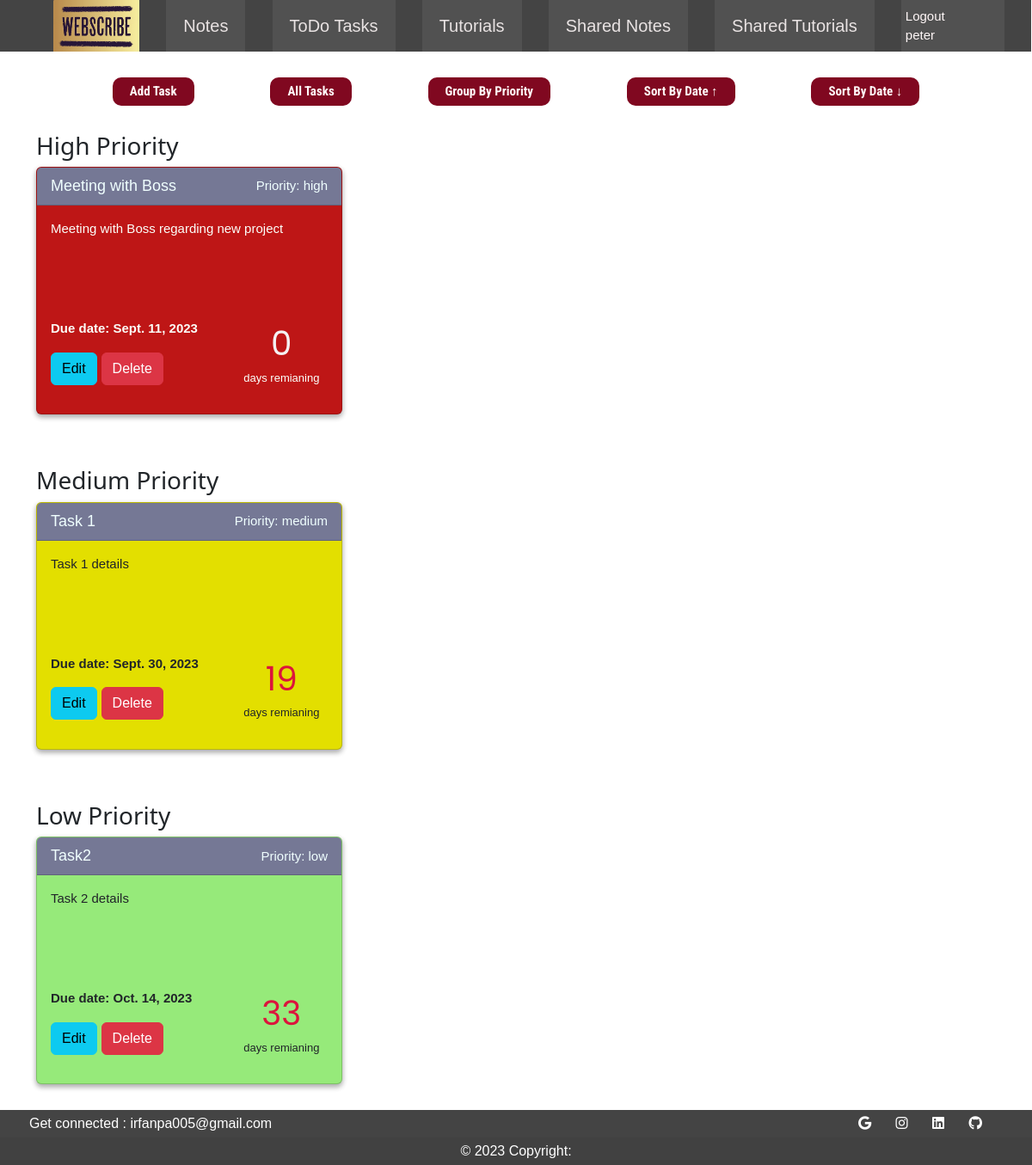
The app's page /todo/prioritized_tasks/peter (signed in) with its own data.
### userApp/models.py (models this page shows)
class User(AbstractUser):
    objects = CustomUserManager()
    def __str__(self):
        return self.username

### toDo/models.py (models this page shows, shortened)
class Task(models.Model):
    title = models.CharField(max_length=200)
    details = models.CharField(max_length=255,null=True)
    owner = models.ForeignKey(User, on_delete=models.CASCADE, related_name='allTasks')
    is_Active = models.BooleanField(default=True)
    created_at = models.DateField(default=timezone.now)
    due_date = models.DateField(null=False, default=None)
    priority = models.CharField(
        max_length=32,
        choices=[
        ('high', 'High'),
        ('medium', 'Medium'),
        ('low', 'Low'),
        ],
    )
    def remaining_days(self):
        if self.due_date:
            today = timezone.now().date()
            remaining_days = (self.due_date - today).days
            if remaining_days < 0:
                return "Overdue"
            else:
                return remaining_days
        else:
            return None

### toDo/views.py (the view)
# urls.py: path('prioritized_tasks/<str:userName>',views.prioritized_tasks,name='groupedTasks'),
def prioritized_tasks(request,userName):
    current_user = request.user
    tasks = Task.objects.filter(owner=current_user).order_by('priority')
    grouped_tasks = {
        'high_priority' : [],
        'medium_priority' :[],
        'low_priority' : []
    }
    for task in tasks:
        if task.priority == 'high':
            grouped_tasks['high_priority'].append(task)
        elif task.priority == 'medium':
            grouped_tasks['medium_priority'].append(task)
        elif task.priority == 'low':
            grouped_tasks['low_priority'].append(task)
        form = TaskForm()
    return render(request, 'todo.html', {'grouped_tasks': grouped_tasks, 'form':form})

### templates/todo.html (shortened to what this page needs)
{% extends 'userbase.html' %}
{% load static %}
{% load crispy_forms_tags %}
{% block extra_styles %}
    <link rel="stylesheet" href="{% static 'css/todo.css' %}">
{% endblock %}
{% block body %}
    <main class="container">
        <div class="pri-Row">
            <ul>
              <li id="li-addtask"><a href="" id="addBtn">Add Task</a></li>
              <li><a href="{% url 'toDo:allTasks' request.user.username %}">All Tasks</a></li>
              <li><a href="{% url 'toDo:groupedTasks' request.user.username %}">Group By Priority</a></li>
              <li><a href="{% url 'toDo:sortTaskAsc' request.user.username %}">Sort By Date ↑</a></li>
              <li><a href="{% url 'toDo:sortTaskDesc' request.user.username %}">Sort By Date ↓</a></li>
            </ul>
        </div>
        {% if grouped_tasks %}
            {%if grouped_tasks.high_priority %}
                <div class="priority-section">
                  <h3>High Priority</h3>
                    <div class=" row td-displEl">
                      {% for task in grouped_tasks.high_priority %}
                        <div class="col-lg-4 col-md-6 col-sm-12 task-card">
                            <div class="card{% include 'card_color.html' %}">
                                <div class="card-header">
                                  <span class="title-txt">{{task.title}}</span>
                                  <span class="priority-txt">Priority: {{task.priority}}</span>
                                </div>
                                <div class="card-body">
                                  <p class="card-text">{{task.details}}</p>
                                  <div class="cb-lower">
                                      <div class="cb-bottom-left">
                                          <div>
                                            <p class="card-text-due">Due date: {{task.due_date}}</p>
                                          </div>
                                          <div>
                                            <a href="" class="btn btn-info editBtn" data-object-id="{{ task.id }}">Edit</a>
                                            <a href="" class="btn btn-danger delBtn" data-object-id="{{ task.id }}">Delete</a>
                                          </div>
                                      </div>
                                      <div class="cb-bottom-right">
                                        <p><span class="day-count-high">{{task.remaining_days}}</span><br>days remianing<p>
                                      </div>
                                  </div>
                                </div>
                              </div>
                          </div>
                        {% endfor %}
                    </div>
                </div>
            {% endif %}
            {%if grouped_tasks.medium_priority %}
                <div class="priority-section">
                  <h3>Medium Priority</h3>
                    <div class=" row td-displEl">
                      {% for task in grouped_tasks.medium_priority %}
                        <div class="col-lg-4 col-md-6 col-sm-12 task-card">
                            <div class="card{% include 'card_color.html' %}">
                                <div class="card-header">
                                  <span class="title-txt">{{task.title}}</span>
                                  <span class="priority-txt">Priority: {{task.priority}}</span>
                                </div>
                                <div class="card-body">
                                  <p class="card-text">{{task.details}}</p>
                                  <div class="cb-lower">
                                      <div class="cb-bottom-left">
                                          <div>
                                            <p class="card-text-due">Due date: {{task.due_date}}</p>
                                          </div>
                                          <div>
                                            <a href="#" class="btn btn-info editBtn" data-object-id="{{ task.id }}">Edit</a>
                                            <a href="#" class="btn btn-danger delBtn" data-object-id="{{ task.id }}">Delete</a>
                                          </div>
                                      </div>
                                      <div class="cb-bottom-right">
                                        <p> <span class="day-count">{{task.remaining_days}}</span><br>days remianing<p>
                                      </div>
                                  </div>
                                </div>
                              </div>
                          </div>
                        {% endfor %}
                    </div>
                </div>
              {% endif %}
              {%if grouped_tasks.low_priority %}
                  <div class="priority-section">
                    <h3>Low Priority</h3>
                      <div class=" row td-displEl">
                        {% for task in grouped_tasks.low_priority %}
                          <div class="col-lg-4 col-md-6 col-sm-12 task-card">
                              <div class="card{% include 'card_color.html' %}">
                                  <div class="card-header">
                                    <span class="title-txt">{{task.title}}</span>
                                    <span class="priority-txt">Priority: {{task.priority}}</span>
                                  </div>
                                  <div class="card-body">
                                    <p class="card-text">{{task.details}}</p>
                                    <div class="cb-lower">
                                        <div class="cb-bottom-left">
                                            <div>
                                              <p class="card-text-due">Due date: {{task.due_date}}</p>
                                            </div>
                                            <div>
                                              <a href="#" class="btn btn-info"  data-object-id="{{ task.id }}">Edit</a>
                                              <a href="#" class="btn btn-danger delBtn" data-object-id="{{ task.id }}">Delete</a>
                                            </div>
                                        </div>
                                        <div class="cb-bottom-right">
                                          <p> <span class="day-count">{{task.remaining_days}}</span><br>days remianing<p>
                                        </div>
                                    </div>
                                  </div>
                                </div>
                            </div>
                          {% endfor %}
                      </div>
                  </div>
              {% endif %}
        {% endif %}
      </main>
{% endblock  %}

### templates/usernavbar.html (shortened to what this page needs)
{% load static %}
<nav class="tm-nav">
    <ul id="tm-main-nav" style="margin: 0;" class="navitemsicons">
        {% url 'notes:notes' userName=request.user.username as notes %}
        {% url 'toDo:allTasks' userName=request.user.username as toDo %}
        {% url 'notes:tutorials' userName=request.user.username as tutorials %}
        {% url 'userApp:userSharedNotes' userName=request.user.username as userSharedNotes %}
        {% url 'userApp:userSharedTutorials' userName=request.user.username as userSharedTutorials %}
        <li class="nav-item"><a href="{% url 'notes:notes' request.user.username %}"><img src="{% static 'images/logo3.png' %}" id="logo"></a></li>
        <li class="nav-item">
            <a href="{{notes}}" class="nav-link">
                Notes
            </a>
        </li>
        <li class="nav-item">
            <a href="{{toDo}}" class="nav-link">
                ToDo Tasks
            </a>
        </li>
        <li class="nav-item">
            <a href="{{tutorials}}"  class="nav-link">
                Tutorials
            </a>
        </li>
        <li class="nav-item">
            <a href="{{userSharedNotes}}"  class="nav-link">
                Shared Notes
            </a>
        </li>
        <li class="nav-item">
            <a href="{{userSharedTutorials}}"  class="nav-link">
                Shared Tutorials
            </a>
        </li>
        <li class="nav-item nav-logout">
            <a href="{% url 'userApp:logout' %}" class="nav-logout">
                Logout <br> {{request.user.username}}
            </a>
        </li>
    </ul>
</nav>

### ProjectScribe/static/css/userindex.css (style rules this page uses)
* { box-sizing: border-box; }
html, body { overflow-x: hidden; }
body { font-family: 'Kumbh Sans', sans-serif; font-size: 18px; margin: 0; display: flex; flex-direction: column; min-height: 100vh; }
a { color: #fff7f7; text-decoration: none; }
.nav-item { list-style: none; display: flex; }
.tm-nav { top:0; position: fixed; left: -1px; right:-1px; width: 100%; z-index: 100; }
.tm-nav ul { width: 100%; background-color: #444; display: flex; justify-content: space-evenly; align-items: stretch; }
.tm-nav>ul>li { background-color: #515151; }
#logo { height: 60px; width: 100px; }
.nav-link { color: #e9e3e3; font-size: 20px; text-decoration: none; padding: 10px 20px; display: flex; justify-content: center; align-items: center; transition: background-color 0.3s; }
li.nav-logout { color: #e9e3e3; text-align: left; width: 120px; font-size: 15px; text-decoration: none; padding: 0px 5px; transition: background-color 0.3s; overflow: hidden; white-space: nowrap; text-overflow: ellipsis; display: flex; align-items: center; }

### ProjectScribe/static/css/todo.css (style rules this page uses)
html, body { overflow-x: hidden; }
body { font-family: 'Kumbh Sans', sans-serif; font-size: 18px; margin: 0; display: flex; flex-direction: column; }
main { margin-top: 30px; }
h3 { font-family: system-ui, -apple-system, BlinkMacSystemFont, 'Segoe UI', Roboto, Oxygen, Ubuntu, Cantarell, 'Open Sans', 'Helvetica Neue', sans-serif }
.pri-Row > ul { width: 100%; height: 100%; list-style: none; padding: 0; display: flex; justify-content: space-evenly; align-items: stretch; width: 100%; font-family: 'Roboto Condensed', sans-serif; font-weight: bolder; color: rgb(247, 225, 198); }
.pri-Row > ul > li > a { display: block; padding: 5px 20px; text-decoration: none; font-size: 15px; background-color: rgb(128, 8, 32); border-radius: 10px; cursor: pointer; }
.task-card { margin-bottom: 30px; }
.card { box-shadow: rgba(0, 0, 0, 0.16) 0px 3px 6px, rgba(0, 0, 0, 0.23) 0px 3px 6px; }
.custom-high-priority { background-color: rgb(190, 22, 22); color: rgb(252, 255, 250); }
.custom-medium-priority { background-color: rgb(227, 223, 0); }
.custom-low-priority { background-color: rgb(150, 234, 122); }
.card-header { display: flex; justify-content: space-between; align-items: center; overflow: hidden; color: azure; white-space: nowrap; background-color: rgb(117, 120, 149); }
.title-txt { flex: 1; white-space: nowrap; overflow: hidden; text-overflow: ellipsis; }
.priority-txt { flex-shrink: 0; font-size: 15px; }
.card-text { height: 100px; font-size: 15px; }
.card-text-due { padding: 0; font-size: 15px; font-weight: bold; }
.cb-lower { display: flex; flex-wrap: wrap; justify-content: stretch; }
.cb-bottom-left { flex: 2; }
.cb-bottom-right { flex: 1; text-align: center; font-size: 13px; padding: 0; margin: 0; }
.day-count { font-size: 3em; padding: 0; margin: 0; color: crimson; font-family: 'Poppins', sans-serif; }
.day-count-high { font-size: 3em; padding: 0; margin: 0; color: rgb(245, 241, 242); font-family: 'Poppins', sans-serif; }
.priority-section { margin-top: 30px; }

### records on screen
User: user.username "peter"
Task: title "Meeting with Boss", priority "high", details "Meeting with Boss regarding new project", due_date "Sept. 11, 2023", remaining_days "0"
Task: title "Task 1", priority "medium", details "Task 1 details", due_date "Sept. 30, 2023", remaining_days "19"
Task: title "Task2", priority "low", details "Task 2 details", due_date "Oct. 14, 2023", remaining_days "33"
